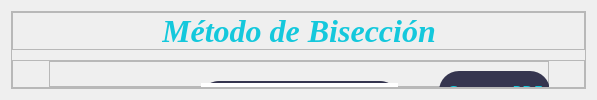
            <widget class="QWidget" name="page_cinco">
             <layout class="QVBoxLayout" name="verticalLayout_4">
              <item>
               <widget class="QFrame" name="frame_27">
                <property name="styleSheet">
                 <string notr="true">QPushButton{
background-color:rgb(53, 53, 79);
color: rgb(20, 200, 220);
border-top-left-radius: 20px;
border-bottom-left-radius: 20px;
border-top-right-radius: 20px;
border-bottom-right-radius: 20px;
font: 75 12pt &quot;Arial Black&quot;;
}
QPushButton:hover{
background-color: rgb(20, 200, 220);
color: white;
border-top-left-radius: 20px;
border-bottom-left-radius: 20px;
border-top-right-radius: 20px;
border-bottom-right-radius: 20px;
font: 75 12pt &quot;Arial Black&quot;;
}</string>
                </property>
                <property name="frameShape">
                 <enum>QFrame::StyledPanel</enum>
                </property>
                <property name="frameShadow">
                 <enum>QFrame::Raised</enum>
                </property>
                <layout class="QVBoxLayout" name="verticalLayout_15">
                 <property name="spacing">
                  <number>10</number>
                 </property>
                 <property name="leftMargin">
                  <number>0</number>
                 </property>
                 <property name="topMargin">
                  <number>0</number>
                 </property>
                 <property name="rightMargin">
                  <number>0</number>
                 </property>
                 <property name="bottomMargin">
                  <number>0</number>
                 </property>
                 <item>
                  <widget class="QFrame" name="frame_28">
                   <property name="maximumSize">
                    <size>
                     <width>16777215</width>
                     <height>50</height>
                    </size>
                   </property>
                   <property name="frameShape">
                    <enum>QFrame::StyledPanel</enum>
                   </property>
                   <property name="frameShadow">
                    <enum>QFrame::Raised</enum>
                   </property>
                   <layout class="QHBoxLayout" name="horizontalLayout_16">
                    <property name="spacing">
                     <number>0</number>
                    </property>
                    <property name="leftMargin">
                     <number>0</number>
                    </property>
                    <property name="topMargin">
                     <number>0</number>
                    </property>
                    <property name="rightMargin">
                     <number>0</number>
                    </property>
                    <property name="bottomMargin">
                     <number>0</number>
                    </property>
                    <item>
                     <spacer name="horizontalSpacer_28">
                      <property name="orientation">
                       <enum>Qt::Horizontal</enum>
                      </property>
                      <property name="sizeHint" stdset="0">
                       <size>
                        <width>149</width>
                        <height>20</height>
                       </size>
                      </property>
                     </spacer>
                    </item>
                    <item>
                     <widget class="QLabel" name="labelTema_13">
                      <property name="font">
                       <font>
                        <family>Times New Roman</family>
                        <pointsize>24</pointsize>
                        <weight>75</weight>
                        <italic>true</italic>
                        <bold>true</bold>
                       </font>
                      </property>
                      <property name="styleSheet">
                       <string notr="true">color: rgb(20, 200, 220);</string>
                      </property>
                      <property name="text">
                       <string>Método de Bisección</string>
                      </property>
                      <property name="alignment">
                       <set>Qt::AlignCenter</set>
                      </property>
                     </widget>
                    </item>
                    <item>
                     <spacer name="horizontalSpacer_29">
                      <property name="orientation">
                       <enum>Qt::Horizontal</enum>
                      </property>
                      <property name="sizeHint" stdset="0">
                       <size>
                        <width>148</width>
                        <height>20</height>
                       </size>
                      </property>
                     </spacer>
                    </item>
                   </layout>
                  </widget>
                 </item>
                 <item>
                  <widget class="QFrame" name="frame_29">
                   <property name="frameShape">
                    <enum>QFrame::StyledPanel</enum>
                   </property>
                   <property name="frameShadow">
                    <enum>QFrame::Raised</enum>
                   </property>
                   <layout class="QHBoxLayout" name="horizontalLayout_17">
                    <property name="spacing">
                     <number>0</number>
                    </property>
                    <property name="leftMargin">
                     <number>0</number>
                    </property>
                    <property name="topMargin">
                     <number>0</number>
                    </property>
                    <property name="rightMargin">
                     <number>0</number>
                    </property>
                    <property name="bottomMargin">
                     <number>0</number>
                    </property>
                    <item>
                     <spacer name="horizontalSpacer_30">
                      <property name="orientation">
                       <enum>Qt::Horizontal</enum>
                      </property>
                      <property name="sizeHint" stdset="0">
                       <size>
                        <width>34</width>
                        <height>20</height>
                       </size>
                      </property>
                     </spacer>
                    </item>
                    <item>
                     <widget class="QFrame" name="frame_30">
                      <property name="minimumSize">
                       <size>
                        <width>500</width>
                        <height>0</height>
                       </size>
                      </property>
                      <property name="frameShape">
                       <enum>QFrame::StyledPanel</enum>
                      </property>
                      <property name="frameShadow">
                       <enum>QFrame::Raised</enum>
                      </property>
                      <widget class="QLabel" name="labelFuncion_9">
                       <property name="geometry">
                        <rect>
                         <x>60</x>
                         <y>30</y>
                         <width>81</width>
                         <height>20</height>
                        </rect>
                       </property>
                       <property name="font">
                        <font>
                         <family>Arial Black</family>
                         <pointsize>12</pointsize>
                         <weight>9</weight>
                         <italic>false</italic>
                         <bold>false</bold>
                        </font>
                       </property>
                       <property name="styleSheet">
                        <string notr="true">font: 75 12pt &quot;Arial Black&quot;;
color: rgb(20, 200, 220);</string>
                       </property>
                       <property name="text">
                        <string>Función:</string>
                       </property>
                      </widget>
                      <widget class="QTextEdit" name="textFuncion_2">
                       <property name="geometry">
                        <rect>
                         <x>150</x>
                         <y>20</y>
                         <width>201</width>
                         <height>41</height>
                        </rect>
                       </property>
                       <property name="font">
                        <font>
                         <family>Times New Roman</family>
                         <pointsize>14</pointsize>
                        </font>
                       </property>
                       <property name="styleSheet">
                        <string notr="true">border: 2px solid rgb(53, 53, 79); 
color: rgb(20, 200, 220);
border-top-left-radius: 20px;
border-bottom-left-radius: 20px;
border-top-right-radius: 20px;
border-bottom-right-radius: 20px;</string>
                       </property>
                       <property name="verticalScrollBarPolicy">
                        <enum>Qt::ScrollBarAlwaysOff</enum>
                       </property>
                      </widget>
                      <widget class="QLabel" name="labelFuncion_10">
                       <property name="geometry">
                        <rect>
                         <x>20</x>
                         <y>90</y>
                         <width>161</width>
                         <height>20</height>
                        </rect>
                       </property>
                       <property name="font">
                        <font>
                         <family>Arial Black</family>
                         <pointsize>12</pointsize>
                         <weight>9</weight>
                         <italic>false</italic>
                         <bold>false</bold>
                        </font>
                       </property>
                       <property name="styleSheet">
                        <string notr="true">font: 75 12pt &quot;Arial Black&quot;;
color: rgb(20, 200, 220);</string>
                       </property>
                       <property name="text">
                        <string>Intervalo Inferior</string>
                       </property>
                      </widget>
                      <widget class="QLabel" name="labelFuncion_11">
                       <property name="geometry">
                        <rect>
                         <x>20</x>
                         <y>150</y>
                         <width>161</width>
                         <height>20</height>
                        </rect>
                       </property>
                       <property name="font">
                        <font>
                         <family>Arial Black</family>
                         <pointsize>12</pointsize>
                         <weight>9</weight>
                         <italic>false</italic>
                         <bold>false</bold>
                        </font>
                       </property>
                       <property name="styleSheet">
                        <string notr="true">font: 75 12pt &quot;Arial Black&quot;;
color: rgb(20, 200, 220);</string>
                       </property>
                       <property name="text">
                        <string>Intervalo Superior</string>
                       </property>
                      </widget>
                      <widget class="QTextEdit" name="textValorInf_2">
                       <property name="geometry">
                        <rect>
                         <x>190</x>
                         <y>80</y>
                         <width>171</width>
                         <height>41</height>
                        </rect>
                       </property>
                       <property name="font">
                        <font>
                         <family>Times New Roman</family>
                         <pointsize>14</pointsize>
                        </font>
                       </property>
                       <property name="focusPolicy">
                        <enum>Qt::StrongFocus</enum>
                       </property>
                       <property name="styleSheet">
                        <string notr="true">border: 2px solid rgb(53, 53, 79); 
color: rgb(20, 200, 220);
border-top-left-radius: 20px;
border-bottom-left-radius: 20px;
border-top-right-radius: 20px;
border-bottom-right-radius: 20px;</string>
                       </property>
                       <property name="verticalScrollBarPolicy">
                        <enum>Qt::ScrollBarAlwaysOff</enum>
                       </property>
                      </widget>
                      <widget class="QTextEdit" name="textEdit">
                       <property name="geometry">
                        <rect>
                         <x>190</x>
                         <y>140</y>
                         <width>171</width>
                         <height>41</height>
                        </rect>
                       </property>
                       <property name="focusPolicy">
                        <enum>Qt::StrongFocus</enum>
                       </property>
                       <property name="styleSheet">
                        <string notr="true">border: 2px solid rgb(53, 53, 79); 
color: rgb(20, 200, 220);
border-top-left-radius: 20px;
border-bottom-left-radius: 20px;
border-top-right-radius: 20px;
border-bottom-right-radius: 20px;</string>
                       </property>
                       <property name="verticalScrollBarPolicy">
                        <enum>Qt::ScrollBarAlwaysOff</enum>
                       </property>
                      </widget>
                      <widget class="QLabel" name="labelFuncion_12">
                       <property name="geometry">
                        <rect>
                         <x>40</x>
                         <y>230</y>
                         <width>101</width>
                         <height>20</height>
                        </rect>
                       </property>
                       <property name="font">
                        <font>
                         <family>Arial Black</family>
                         <pointsize>12</pointsize>
                         <weight>9</weight>
                         <italic>false</italic>
                         <bold>false</bold>
                        </font>
                       </property>
                       <property name="styleSheet">
                        <string notr="true">font: 75 12pt &quot;Arial Black&quot;;
color: rgb(20, 200, 220);</string>
                       </property>
                       <property name="text">
                        <string>Resultado:</string>
                       </property>
                      </widget>
                      <widget class="QLabel" name="labelResultado_4">
                       <property name="geometry">
                        <rect>
                         <x>150</x>
                         <y>220</y>
                         <width>291</width>
                         <height>41</height>
                        </rect>
                       </property>
                       <property name="font">
                        <font>
                         <family>Times New Roman</family>
                         <pointsize>16</pointsize>
                        </font>
                       </property>
                       <property name="styleSheet">
                        <string notr="true">border: 2px solid rgb(53, 53, 79); 
color: rgb(20, 200, 220);
border-top-left-radius: 20px;
border-bottom-left-radius: 20px;
border-top-right-radius: 20px;
border-bottom-right-radius: 20px;</string>
                       </property>
                       <property name="text">
                        <string/>
                       </property>
                      </widget>
                      <widget class="QPushButton" name="botonCalcular_3">
                       <property name="geometry">
                        <rect>
                         <x>40</x>
                         <y>280</y>
                         <width>121</width>
                         <height>41</height>
                        </rect>
                       </property>
                       <property name="font">
                        <font>
                         <family>Arial Black</family>
                         <pointsize>12</pointsize>
                         <weight>9</weight>
                         <italic>false</italic>
                         <bold>false</bold>
                        </font>
                       </property>
                       <property name="styleSheet">
                        <string notr="true"/>
                       </property>
                       <property name="text">
                        <string>Calcular</string>
                       </property>
                      </widget>
                      <widget class="QPushButton" name="botonGrafico_3">
                       <property name="geometry">
                        <rect>
                         <x>200</x>
                         <y>280</y>
                         <width>121</width>
                         <height>41</height>
                        </rect>
                       </property>
                       <property name="font">
                        <font>
                         <family>Arial Black</family>
                         <pointsize>12</pointsize>
                         <weight>9</weight>
                         <italic>false</italic>
                         <bold>false</bold>
                        </font>
                       </property>
                       <property name="styleSheet">
                        <string notr="true"/>
                       </property>
                       <property name="text">
                        <string>Gráfico</string>
                       </property>
                      </widget>
                      <widget class="QPushButton" name="botonAyuda_2">
                       <property name="geometry">
                        <rect>
                         <x>350</x>
                         <y>280</y>
                         <width>111</width>
                         <height>41</height>
                        </rect>
                       </property>
                       <property name="font">
                        <font>
                         <family>Arial Black</family>
                         <pointsize>12</pointsize>
                         <weight>9</weight>
                         <italic>false</italic>
                         <bold>false</bold>
                        </font>
                       </property>
                       <property name="styleSheet">
                        <string notr="true"/>
                       </property>
                       <property name="text">
                        <string>Ayuda</string>
                       </property>
                      </widget>
                      <widget class="QPushButton" name="botonPDFBiseccion">
                       <property name="geometry">
                        <rect>
                         <x>390</x>
                         <y>10</y>
                         <width>111</width>
                         <height>41</height>
                        </rect>
                       </property>
                       <property name="font">
                        <font>
                         <family>Arial Black</family>
                         <pointsize>12</pointsize>
                         <weight>9</weight>
                         <italic>false</italic>
                         <bold>false</bold>
                        </font>
                       </property>
                       <property name="styleSheet">
                        <string notr="true"/>
                       </property>
                       <property name="text">
                        <string>Generar PDF</string>
                       </property>
                      </widget>
                     </widget>
                    </item>
                    <item>
                     <spacer name="horizontalSpacer_31">
                      <property name="orientation">
                       <enum>Qt::Horizontal</enum>
                      </property>
                      <property name="sizeHint" stdset="0">
                       <size>
                        <width>34</width>
                        <height>20</height>
                       </size>
                      </property>
                     </spacer>
                    </item>
                   </layout>
                  </widget>
                 </item>
                </layout>
               </widget>
              </item>
             </layout>
            </widget>
